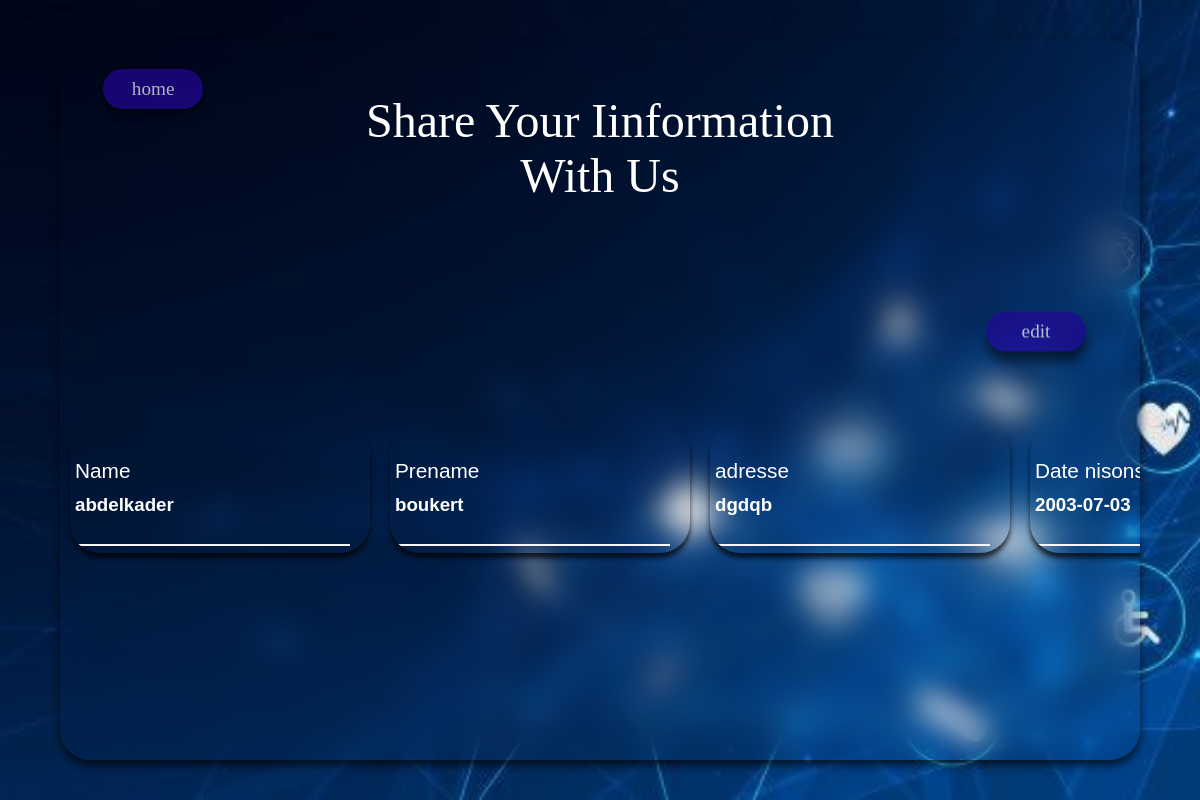
Page /profil (signed in) on the committed database.
### app.py (models this page shows, shortened)
class User(db.Model, UserMixin):
    id = db.Column(db.Integer, primary_key=True)
    name = db.Column(db.String(30), unique=False, nullable=False)
    email = db.Column(db.String(50), unique=True, nullable=False)
    password_hash = db.Column(db.String(200), nullable=False)
    infod = db.relationship('infod', backref='infod')
    info = db.relationship('info', backref='info')
    bro = db.Column(db.String(1), nullable=False, default=1)
    spi = db.Column(db.String(12), nullable=False, default='userr')
    wil = db.Column(db.String(2), nullable=False, default='userr')
    @property
    def password(self):
        raise AttributeError('password is not a readable')

class info(db.Model):
    id = db.Column(db.Integer, primary_key=True)
    id_user = db.Column(db.Integer, db.ForeignKey('user.id'), nullable=False)
    prename = db.Column(db.String(30), nullable=False, default='userr')
    datn = db.Column(db.String(30), nullable=False, default='userr')
    adresse = db.Column(db.String(30), nullable=False, default='userr')
    Ntph = db.Column(db.String(12), nullable=False, default='userr')
    text = db.Column(db.Text, default='')

### app.py (the view)
@app.route('/profil', methods = ['GET','POST'])
@login_required
def profil():
    if(current_user.bro=="1"):
      inf = info.query.filter(info.id_user==current_user.id).first()
    else:
      inf = infod.query.filter(infod.id_user==current_user.id).first()
    return render_template('profil.html', inf=inf, current_user=current_user)

### app.py (called while the page is built)
@login_manager.user_loader
def load_user(user_id):
    return User.query.get(int(user_id))

### templates/profil.html (shortened to what this page needs)
<!DOCTYPE html>
<html lang="en">
<head>
  <link href="{{ url_for('static', filename='css/style_profil.css')}}" rel="stylesheet" />
</head>
<body>
  <section style="background-image: url('{{ url_for('static', filename='photos/ph6.jpg')}}');" id="contt">
    <div class="cont">
      <p id="titre">Share Your Iinformation With Us</p>
      {% if current_user.bro=="1" %}
      <a href="{{ url_for('home' )}}"><button class="log_out">
          home
        </button></a>
      {% endif %}
      <div id="info">
        <div class="form1">
          <div class="inputbox"><label for="">Name</label>
            <div class="put">
              <h3>{{ current_user.name}}</h3>
            </div>
          </div>
          <div class="inputbox"><label for="">Prename</label>
            <div class="put">
              <h3>{{ inf.prename}}</h3>
            </div>
          </div>
          <div class="inputbox"><label for="">adresse</label>
            <div class="put">
              <h3>{{ inf.adresse}}</h3>
            </div>
          </div>
          <div class="inputbox"><label for="">Date nisons</label>
            <div class="put">
              <h3>{{ inf.datn}}</h3>
            </div>
          </div>
          <a href="{{ url_for('profil_edit', id = current_user.id )}}">
            <button id="sub">
              edit
            </button></a>
        </div>
      </div>
    </div>
  </section>
</body>
</html>

### static/css/style_profil.css (style rules this page uses)
body { font-family: Arial, sans-serif; margin: 0; padding: 0; }
section { position: fixed; display: flex; height: 100vh; width: 100%; margin: 0; padding: 0; justify-content: center; align-items: center; background-size: cover; background-position: center center; background-repeat: no-repeat; }
.cont { display: flex; flex-direction: column; height: 90%; width: 90%; border-radius: 30px; backdrop-filter: blur(15px); box-shadow: 0 5px 10px rgba(0, 0, 0, 0.7); overflow: hidden; }
#titre { color: white; font-family: "Ink Free", Times, serif; position: absolute; left: 50%; transform: translate(-50%, -50%); text-align: center; margin-top: 10%; }
#info { height: 300px; width: 100%; display: flex; flex-direction: row; transform: translateY(75.5%); overflow-x: scroll; }
.form1 { height: 300px; width: 100%; display: flex; flex-direction: row; overflow-x: scroll; }
.inputbox { position: relative; height: 130px; min-width: 300px; backdrop-filter: blur(30px); box-shadow: 0 5px 5px rgba(0, 0, 0, 0.7); margin: 0 10px 0 10px; border-radius: 30px; overflow: hidden; transform: translateY(120%); }
.inputbox label { position: absolute; left: 5px; width: 290px; transform: translateY(150%); color: #fff; font-size: 1.3em; pointer-events: none; transition: 0.5s; }
.inputbox .put { width: 80%; height: 50px; background: transparent; border: none; outline: none; color: white; font-size: 1em; padding: 0 35px 0 5px; transform: translateY(100%); border-bottom: 2px solid #f6f6f8; }
#sub { position: absolute; height: 40px; min-width: 100px; background-color: #210697; font-size: 120%; font-family: "Ink Free", Times, serif; border: none; color: #fff; border-radius: 20px; backdrop-filter: blur(50px); box-shadow:0 10px 10px rgba(0, 0, 0, 0.7); opacity: 0.7; right: 5%; top: 15%; }
.log_out { position: absolute; height: 40px; width: 100px; background-color: #210697; color: #fff; font-family: "Ink Free", Times, serif; font-size: 120%; border-radius: 20px; border: none; box-shadow: 0 5px 10px rgba(0, 0, 0, 0.7); opacity: 0.7; left: 4%; top: 4%; }

### rows in the picture
User: name "abdelkader"
info: prename "boukert", adresse "dgdqb", datn "2003-07-03"
